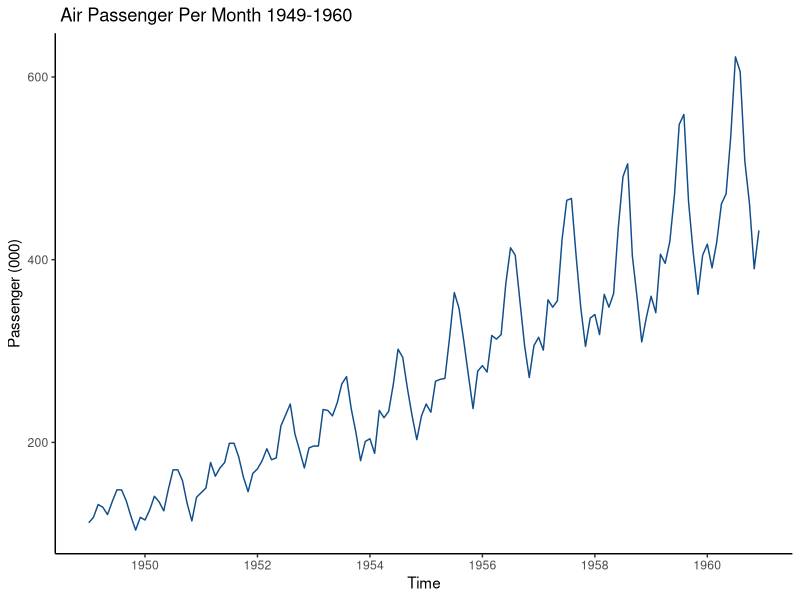
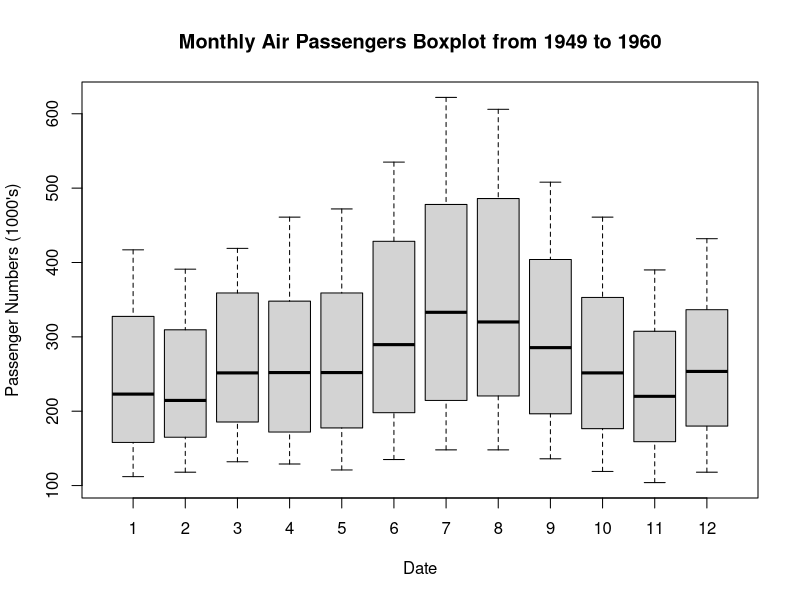
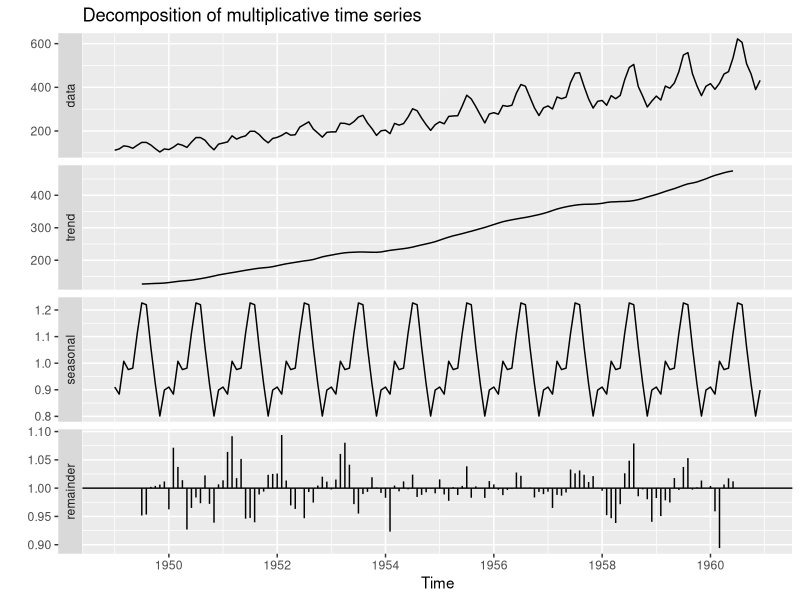
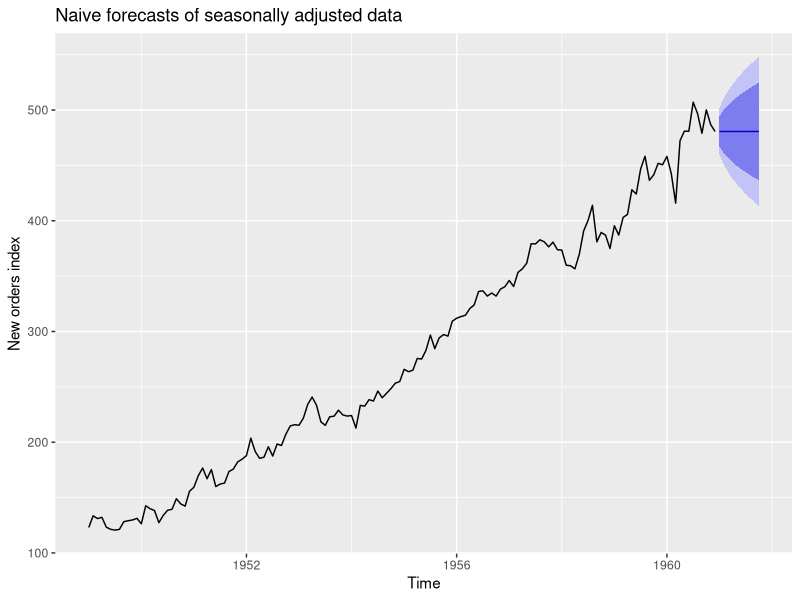
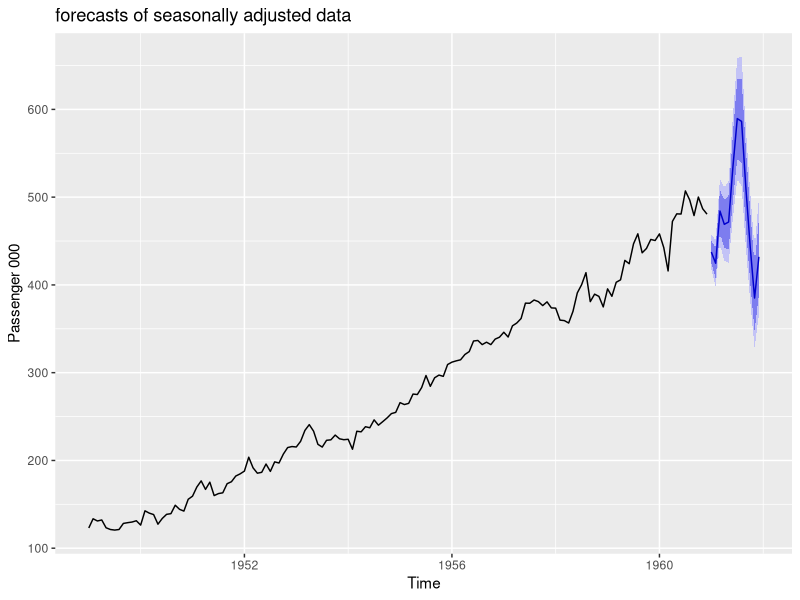
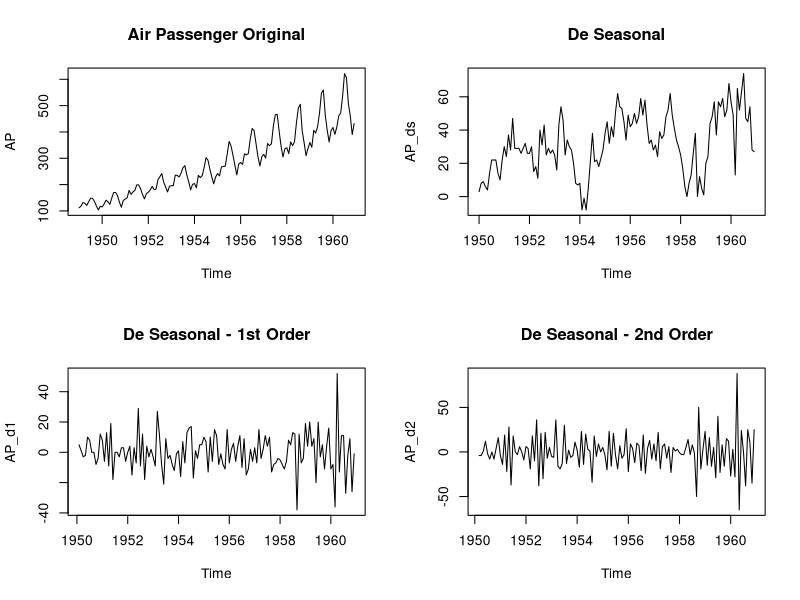
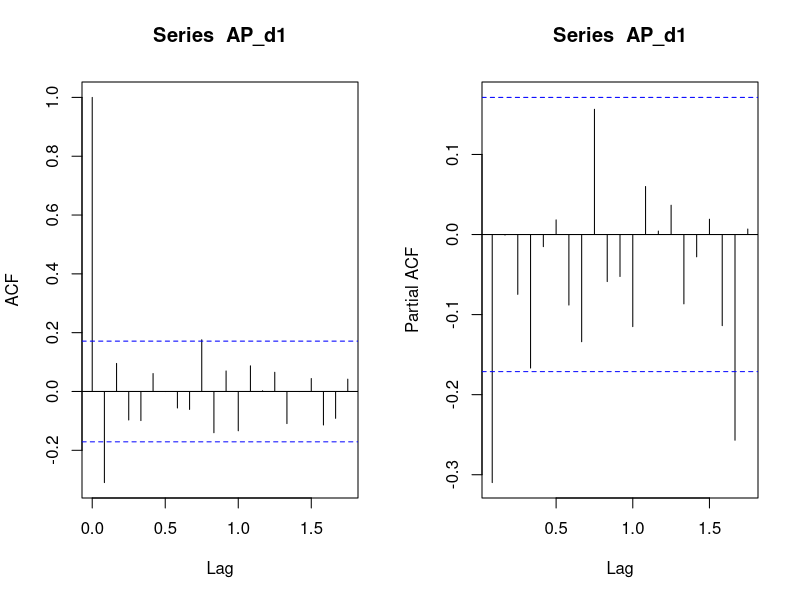
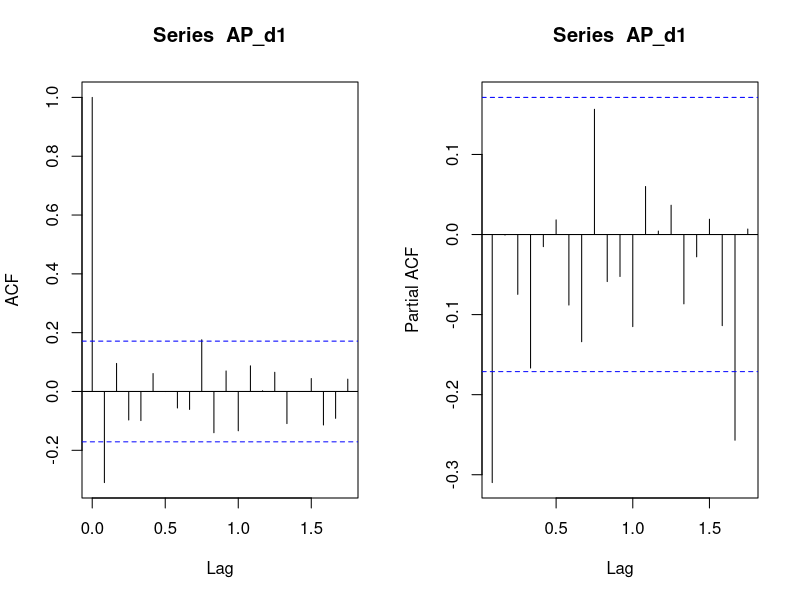

R code for these plots, in order:
## ---- chunk 1
knitr::opts_chunk$set(echo = TRUE)
## ---- chunk 2
library(ggplot2)
library(forecast)
AP <- AirPassengers
autoplot(AP, colour = "dodgerblue4") +
  ggtitle(" Air Passenger Per Month 1949-1960") + 
  ylab("Passenger (000)") + 
  theme_classic()

## ---- chunk 3
boxplot(AP~cycle(AP),xlab="Date", ylab = "Passenger Numbers (1000's)" ,main ="Monthly Air Passengers Boxplot from 1949 to 1960")

## ---- chunk 4
decomposeAP <- decompose(AP,"multiplicative")
autoplot(decomposeAP)
## ---- chunk 5

decomposeAP%>% seasadj() %>% naive() %>%
  autoplot() + ylab("New orders index") +
  ggtitle("Naive forecasts of seasonally adjusted data")

sf <- decomposeAP%>% seasadj() %>% naive(h=12) 

#add back seasonal term 
season_pattern <- decomposeAP$seasonal[1:12]

sf$mean <- sf$mean * season_pattern
sf$upper <- sf$upper*c(season_pattern,season_pattern)
sf$lower <-sf$lower*c(season_pattern,season_pattern)


sf %>% autoplot() + ylab("Passenger 000") +
  ggtitle("forecasts of seasonally adjusted data")

## ---- chunk 6
library(tseries)
adf.test(AP) 
# we can  reject the null hypothesis that air passenger data is non-stationary
kpss.test(AP)

#remove seasonality
par(mfrow=c(2,2))
plot(AP, main = 'Air Passenger Original')
AP_ds <- diff(AP,lag = 12)
plot(AP_ds, main = 'De Seasonal')
kpss.test(AP_ds)
AP_d1 <- diff(AP_ds)
plot(AP_d1, main = 'De Seasonal - 1st Order')
kpss.test(AP_d1)
AP_d2 <- diff(AP_d1)
plot(AP_d2, main = 'De Seasonal - 2nd Order')
kpss.test(AP_d2)

#get order
par(mfrow=c(1,2))
acf(AP_d1)
pacf(AP_d1)

best.model <- auto.arima(AP)
## ---- chunk 7

# order 1 AR
# order 2 AR 
# order 1 MA
# order 2 MA

# acf function 

acf_calc<-function(ts,k=1){
ts <- AP_d1
n <- length(ts)
ts_mean <- mean(AP_d1)
var_t <- var(ts)
t1 <- ts[c(1:(n-k))]
t2 <- ts[c((k+1):n)]

rk = sum((t1 - ts_mean)*(t2 - ts_mean))/sum((ts-ts_mean)^2)

return(rk)
}
acf_info <- acf(AP_d1)
acf_info$acf[2]

# function to calculate PACF
# AP_d1
n <- length(AP_d1)
k <- 1

t1 <- AP_d1[c(1:(n-k))]
t2 <- AP_d1[c((k+1):n)]

# get error
fit_model <- lm(t2~t1)
res <- fit_model$residuals
cor(res,t2)


res2 <- res[c(1:(length(res)-k))]
res1 <- res[c((k+1):length(res))]

sum((res2 - mean(AP_d1))*(res1 - mean(AP_d1)))/sum((AP_d1-mean(AP_d1))^2)


# pacf
pacf_info <- pacf(AP_d1)
#pacf_info$acf[1]
pacf_info$acf[2]

# order 0 pacf , y_t and y_t-1 corr, do not consider 
# order 1 ma




## ---- chunk 8
library(ggplot2)
autoplot(acf(AP,plot=FALSE))+ labs(title="Correlogram of Air Passengers from 1949 to 1961") 

## ---- chunk 9
#example : y_t = 1 + 0.5*y_t-1 + error_t  
error <- rnorm(100,0,1)
y_0 <- 0
beta_0 <- 0.5
y <- y_0 + error[1]
y_new <- y_0 + error[1]

for( i in c(2:100)){
  y_new <- 0.5*y_new+error[i]
  y <- c(y,y_new)
}

y <- y + 1

plot(y,type = 'l', main = 'y_t = 1 + 0.5*y_t-1 + error_t')

arima(y,c(1,0,0))
arima(y,c(0,0,1))


## ---- chunk 10
m1 <- 0 
sd1 <- 1
n <- 100

error_t<- rnorm(n,mean = m1, sd = sd1 )

error_t_1 <- error_t[c(1:n-1)]
y_t <- 20 + error_t[2:n]+0.8*error_t_1

plot(c(1:99),y_t,type = 'l',ylab = 'Error Std  = 1' )

par(mfrow=c(1,2))
acf(y_t)
pacf(y_t)

## ---- chunk 11
m1 <- 0 
sd1 <- 2
n <- 100

error_t<- rnorm(n,mean = m1, sd = sd1 )

error_t_1 <- error_t[c(1:n-1)]
y_t <- 20 + error_t[2:n]+0.8*error_t_1

plot(c(1:99),y_t,type = 'l',ylab = 'Error Std  = 2' )

par(mfrow=c(1,2))
acf(y_t)
pacf(y_t)

## ---- chunk 12
t_2 <- error_t[1:(n-2)]
t_1 <- error_t[2:c(n-1)]
t <- error_t[3:n]

y2 <- t - t_1 + 0.8*t_2

plot(c(1:98),y2,type = 'l')



## ---- chunk 13

ma1.sim <- arima.sim(list(order = c(0,0,1), ma = 0.5), n = 200)
par(mfrow=c(1,2))
acf(ma1.sim)
pacf(ma1.sim)


ar1.sim <- arima.sim(list(order = c(1,0,0), ar = 0.5), n = 200)
par(mfrow=c(1,2))
acf(ar1.sim)
pacf(ar1.sim)

par(mfrow=c(1,2))
acf(AP_d1)
pacf(AP_d1)
ts_model <- arima(AP_d1, order = c(2,0,1))
ts_model_2 <- arima(AP_d1, order = c(3,0,1))

Box.test(ts_model$residuals,type = "Ljung")

fitted_values <- AP_d1 - ts_model$residuals
par(mfrow=c(1,1))

plot(AP_d1,type = 'l')
lines(fitted_values, type ='l',col = 'blue')

auto.model <- auto.arima(AP)
plot(AP,type = 'l')
lines(auto.model$fitted, type ='l',col = 'blue')

auto.model %>% forecast(h=12) %>% autoplot()

## ---- chunk 14

arimaAP <- auto.arima(AP)
arimaAP

## ---- chunk 15
library(ggfortify)

ggtsdiag(arimaAP)


## ---- chunk 16
forecastAP <- forecast(arimaAP, level = c(95), h = 36)
autoplot(forecastAP)
